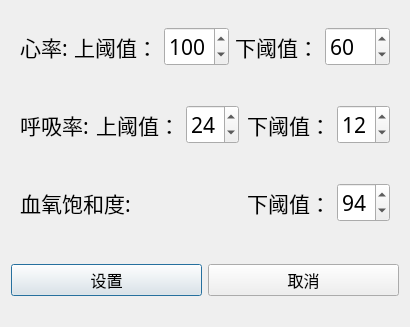
<?xml version="1.0" encoding="UTF-8"?>
<ui version="4.0">
 <class>BJ_Dialog</class>
 <widget class="QDialog" name="BJ_Dialog">
  <property name="geometry">
   <rect>
    <x>0</x>
    <y>0</y>
    <width>386</width>
    <height>327</height>
   </rect>
  </property>
  <property name="windowTitle">
   <string>Dialog</string>
  </property>
  <layout class="QVBoxLayout" name="verticalLayout">
   <item>
    <widget class="QFrame" name="frame">
     <layout class="QHBoxLayout" name="horizontalLayout_2">
      <item>
       <widget class="QLabel" name="label">
        <property name="font">
         <font>
          <family>Agency FB</family>
          <pointsize>16</pointsize>
         </font>
        </property>
        <property name="text">
         <string>心率:</string>
        </property>
        <property name="alignment">
         <set>Qt::AlignCenter</set>
        </property>
       </widget>
      </item>
      <item>
       <spacer name="horizontalSpacer">
        <property name="orientation">
         <enum>Qt::Horizontal</enum>
        </property>
        <property name="sizeHint" stdset="0">
         <size>
          <width>40</width>
          <height>20</height>
         </size>
        </property>
       </spacer>
      </item>
      <item>
       <widget class="QLabel" name="label_2">
        <property name="font">
         <font>
          <family>Agency FB</family>
          <pointsize>16</pointsize>
         </font>
        </property>
        <property name="text">
         <string>上阈值：</string>
        </property>
        <property name="alignment">
         <set>Qt::AlignCenter</set>
        </property>
       </widget>
      </item>
      <item>
       <widget class="QSpinBox" name="spinBox">
        <property name="sizePolicy">
         <sizepolicy hsizetype="Minimum" vsizetype="Fixed">
          <horstretch>0</horstretch>
          <verstretch>0</verstretch>
         </sizepolicy>
        </property>
        <property name="font">
         <font>
          <family>Agency FB</family>
          <pointsize>16</pointsize>
         </font>
        </property>
        <property name="maximum">
         <number>200</number>
        </property>
        <property name="singleStep">
         <number>0</number>
        </property>
        <property name="value">
         <number>100</number>
        </property>
       </widget>
      </item>
      <item>
       <spacer name="horizontalSpacer_2">
        <property name="orientation">
         <enum>Qt::Horizontal</enum>
        </property>
        <property name="sizeHint" stdset="0">
         <size>
          <width>40</width>
          <height>20</height>
         </size>
        </property>
       </spacer>
      </item>
      <item>
       <widget class="QLabel" name="label_3">
        <property name="font">
         <font>
          <family>Agency FB</family>
          <pointsize>16</pointsize>
         </font>
        </property>
        <property name="text">
         <string>下阈值：</string>
        </property>
        <property name="alignment">
         <set>Qt::AlignCenter</set>
        </property>
       </widget>
      </item>
      <item>
       <widget class="QSpinBox" name="spinBox_2">
        <property name="font">
         <font>
          <family>Agency FB</family>
          <pointsize>16</pointsize>
         </font>
        </property>
        <property name="maximum">
         <number>200</number>
        </property>
        <property name="value">
         <number>60</number>
        </property>
       </widget>
      </item>
     </layout>
    </widget>
   </item>
   <item>
    <widget class="QFrame" name="frame">
     <layout class="QHBoxLayout" name="horizontalLayout_3">
      <item>
       <widget class="QLabel" name="label_4">
        <property name="font">
         <font>
          <family>Agency FB</family>
          <pointsize>16</pointsize>
         </font>
        </property>
        <property name="text">
         <string>呼吸率:</string>
        </property>
        <property name="alignment">
         <set>Qt::AlignCenter</set>
        </property>
       </widget>
      </item>
      <item>
       <spacer name="horizontalSpacer_3">
        <property name="orientation">
         <enum>Qt::Horizontal</enum>
        </property>
        <property name="sizeHint" stdset="0">
         <size>
          <width>40</width>
          <height>20</height>
         </size>
        </property>
       </spacer>
      </item>
      <item>
       <widget class="QLabel" name="label_5">
        <property name="font">
         <font>
          <family>Agency FB</family>
          <pointsize>16</pointsize>
         </font>
        </property>
        <property name="text">
         <string>上阈值：</string>
        </property>
        <property name="alignment">
         <set>Qt::AlignCenter</set>
        </property>
       </widget>
      </item>
      <item>
       <widget class="QSpinBox" name="spinBox_3">
        <property name="font">
         <font>
          <family>Agency FB</family>
          <pointsize>16</pointsize>
         </font>
        </property>
        <property name="singleStep">
         <number>1</number>
        </property>
        <property name="value">
         <number>24</number>
        </property>
       </widget>
      </item>
      <item>
       <spacer name="horizontalSpacer_4">
        <property name="orientation">
         <enum>Qt::Horizontal</enum>
        </property>
        <property name="sizeHint" stdset="0">
         <size>
          <width>40</width>
          <height>20</height>
         </size>
        </property>
       </spacer>
      </item>
      <item>
       <widget class="QLabel" name="label_6">
        <property name="font">
         <font>
          <family>Agency FB</family>
          <pointsize>16</pointsize>
         </font>
        </property>
        <property name="text">
         <string>下阈值：</string>
        </property>
        <property name="alignment">
         <set>Qt::AlignCenter</set>
        </property>
       </widget>
      </item>
      <item>
       <widget class="QSpinBox" name="spinBox_4">
        <property name="font">
         <font>
          <family>Agency FB</family>
          <pointsize>16</pointsize>
         </font>
        </property>
        <property name="value">
         <number>12</number>
        </property>
       </widget>
      </item>
     </layout>
    </widget>
   </item>
   <item>
    <widget class="QFrame" name="frame_2">
     <layout class="QHBoxLayout" name="horizontalLayout_4">
      <item>
       <widget class="QLabel" name="label_7">
        <property name="font">
         <font>
          <family>Agency FB</family>
          <pointsize>16</pointsize>
         </font>
        </property>
        <property name="text">
         <string>血氧饱和度:</string>
        </property>
        <property name="alignment">
         <set>Qt::AlignCenter</set>
        </property>
       </widget>
      </item>
      <item>
       <spacer name="horizontalSpacer_5">
        <property name="orientation">
         <enum>Qt::Horizontal</enum>
        </property>
        <property name="sizeHint" stdset="0">
         <size>
          <width>40</width>
          <height>20</height>
         </size>
        </property>
       </spacer>
      </item>
      <item>
       <widget class="QLabel" name="label_9">
        <property name="font">
         <font>
          <family>Agency FB</family>
          <pointsize>16</pointsize>
         </font>
        </property>
        <property name="text">
         <string>下阈值：</string>
        </property>
        <property name="alignment">
         <set>Qt::AlignCenter</set>
        </property>
       </widget>
      </item>
      <item>
       <widget class="QSpinBox" name="spinBox_5">
        <property name="font">
         <font>
          <family>Agency FB</family>
          <pointsize>16</pointsize>
         </font>
        </property>
        <property name="value">
         <number>94</number>
        </property>
       </widget>
      </item>
     </layout>
    </widget>
   </item>
   <item>
    <widget class="QFrame" name="frame">
     <layout class="QHBoxLayout" name="horizontalLayout">
      <property name="leftMargin">
       <number>0</number>
      </property>
      <property name="topMargin">
       <number>0</number>
      </property>
      <property name="rightMargin">
       <number>0</number>
      </property>
      <property name="bottomMargin">
       <number>0</number>
      </property>
      <item>
       <widget class="QPushButton" name="pushButton">
        <property name="font">
         <font>
          <family>Agency FB</family>
          <pointsize>12</pointsize>
         </font>
        </property>
        <property name="text">
         <string>设置</string>
        </property>
       </widget>
      </item>
      <item>
       <widget class="QPushButton" name="pushButton_2">
        <property name="font">
         <font>
          <family>Agency FB</family>
          <pointsize>12</pointsize>
         </font>
        </property>
        <property name="text">
         <string>取消</string>
        </property>
       </widget>
      </item>
     </layout>
    </widget>
   </item>
  </layout>
 </widget>
 <resources/>
 <connections/>
</ui>
